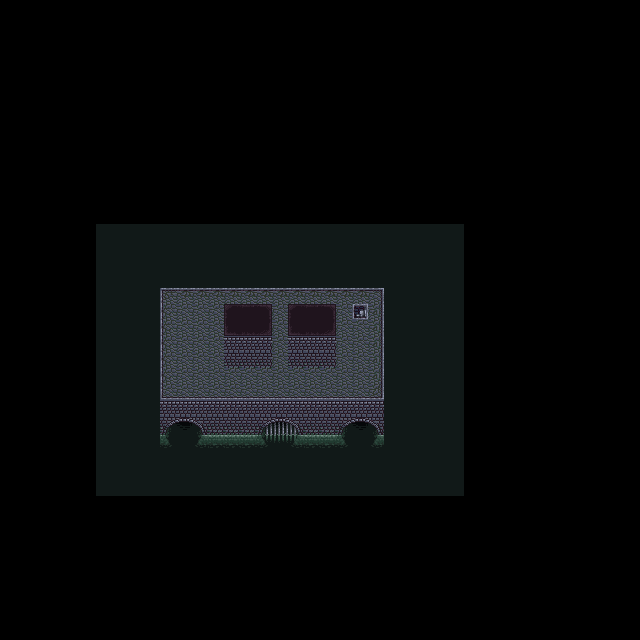

A level layout from a 2D game, rendered from its tile map. Below: a short description, then the map file with tile-grid data replaced by summaries:
An orthogonal 40x40 tile map with 16x16 px tiles, 3 tile layers (Floor, Top Floor, Walls), 2 tilesets and 5 objects (3x NPC, exit, entrance).

<map version="1.0" tiledversion="1.0.1" orientation="orthogonal" renderorder="right-down" width="40" height="40" tilewidth="16" tileheight="16" nextobjectid="29">
 <tileset firstgid="1" name="tiles_encounters" tilewidth="16" tileheight="16" tilecount="16" columns="4">
  <image source="../../images/tiles/tiles_encounters.png" width="64" height="64" />
 </tileset>
 <tileset firstgid="17" name="tiles_well" tilewidth="16" tileheight="16" tilecount="352" columns="16">
  <image source="../../images/tiles/tiles_sewer_oga.png" width="256" height="352" />
 </tileset>
 <objectgroup name="Objects">
  <object id="25" name="npc machine" type="NPC" x="160" y="368" width="16" height="16" />
  <object id="28" name="npc bill" type="NPC" x="352" y="304" width="16" height="16" />
  <object id="21" name="npc owl" type="NPC" x="160" y="352" width="16" height="16" />
  <object id="24" name="x0" type="exit" x="352" y="304" width="16" height="16">
   <properties>
    <property name="nextlevel" value="worldmap.tmx" />
    <property name="nextlevelentrance" type="int" value="6" />
   </properties>
  </object>
  <object id="27" name="0" type="entrance" x="352" y="304" width="16" height="16" />
 </objectgroup>
 <layer name="Floor" width="40" height="40">
  <properties>
   <property name="edgeExitNextEntID" type="int" value="0" />
   <property name="edgeExitNextMapName" value="worldmap.tmx" />
   <property name="tileset" value="tiles_well" />
  </properties>
  <data>[1600 cells, 391 non-empty, 25 distinct tile ids]</data>
 </layer>
 <layer name="Top Floor" width="40" height="40">
  <properties>
   <property name="edgeExitNextEntID" type="int" value="0" />
   <property name="edgeExitNextMapName" value="worldmap.tmx" />
   <property name="tileset" value="tiles_well" />
  </properties>
  <data>[1600 cells, 0 non-empty, 0 distinct tile ids]</data>
 </layer>
 <layer name="Walls" width="40" height="40">
  <properties>
   <property name="collidable" value="true" />
   <property name="tileset" value="tiles_well" />
  </properties>
  <data>[1600 cells, 24 non-empty, 8 distinct tile ids]</data>
 </layer>
</map>
